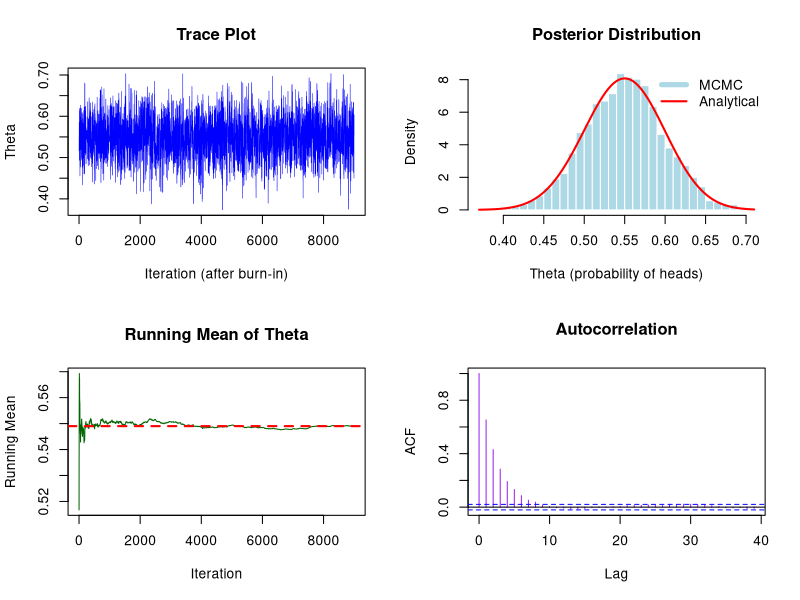

Source code (R):
## ---- chunk 1
# Metropolis Algorithm for Coin Flip Inference
# 100 flips: 55 heads, 45 tails
# Prior: Beta(1,1) which is uniform(0,1)

# Set seed for reproducibility
set.seed(123)

# Define observed data
n_flips <- 100      # Total number of coin flips
n_heads <- 55       # Observed number of heads
n_tails <- 45       # Observed number of tails (or n_flips - n_heads)

# Define parameters for Metropolis algorithm
n_iterations <- 10000  # Number of MCMC iterations
burn_in <- 1000        # Number of initial iterations to discard
proposal_sd <- 0.1     # Standard deviation for proposal distribution

# Initialize storage for samples
samples <- numeric(n_iterations)  # Vector to store sampled theta values
current_theta <- 0.5              # Starting value for theta (probability of heads)

# Define the prior distribution (Beta distribution)
# Beta(1,1) is uniform over [0,1], so density is 1 for all valid thetas
prior_density <- function(theta) {
  if (theta < 0 || theta > 1) return(0)  # Prior is 0 outside [0,1]
  dbeta(theta, 1, 1)  # Beta(1,1) density (always equals 1 for theta in [0,1])
}

# Define the likelihood function (binomial probability)
likelihood <- function(theta) {
  # Binomial likelihood: P(data|theta) = theta^{heads} * (1-theta)^{tails}
  # Using dbinom for numerical stability
  dbinom(n_heads, size = n_flips, prob = theta)
}

# Define the posterior density (up to proportionality constant)
posterior_density <- function(theta) {
  prior_density(theta) * likelihood(theta)  # Prior * Likelihood
}

# Metropolis algorithm main loop
for (i in 1:n_iterations) {
  
  # 1. Propose a new candidate value
  # Use normal distribution centered at current theta
  # Note: This can propose values outside [0,1]
  proposed_theta <- rnorm(1, mean = current_theta, sd = proposal_sd)
  
  # 2. Calculate acceptance ratio
  # Ratio of posterior densities: P(proposed)/P(current)
  # If proposed theta is invalid (outside [0,1]), posterior is 0
  if (proposed_theta < 0 || proposed_theta > 1) {
    acceptance_ratio <- 0  # Reject proposals outside valid range
  } else {
    acceptance_ratio <- posterior_density(proposed_theta) / 
                       posterior_density(current_theta)
  }
  
  # 3. Accept or reject the proposal
  # Generate uniform random number for acceptance decision
  u <- runif(1)
  if (u < acceptance_ratio) {
    current_theta <- proposed_theta  # Accept proposal
  }
  # If u >= acceptance_ratio, keep current_theta (implicitly)
  
  # 4. Store the current theta value
  samples[i] <- current_theta
}

# Discard burn-in samples
post_burn_samples <- samples[(burn_in + 1):n_iterations]

# Calculate posterior summary statistics
posterior_mean <- mean(post_burn_samples)
posterior_median <- median(post_burn_samples)
posterior_sd <- sd(post_burn_samples)

# Calculate 95% credible interval
credible_interval <- quantile(post_burn_samples, c(0.025, 0.975))

# Display results
cat("=== Metropolis Algorithm Results ===\n")
cat("Observed data: ", n_heads, "heads out of", n_flips, "flips\n")
cat("Posterior mean (probability of heads):", round(posterior_mean, 4), "\n")
cat("Posterior median:", round(posterior_median, 4), "\n")
cat("Posterior standard deviation:", round(posterior_sd, 4), "\n")
cat("95% Credible Interval: [", 
    round(credible_interval[1], 4), ", ", 
    round(credible_interval[2], 4), "]\n", sep = "")

# For comparison: Analytical solution with Beta-Binomial conjugacy
# Prior: Beta(1,1), Likelihood: Binomial(100, theta)
# Posterior: Beta(1 + 55, 1 + 45) = Beta(56, 46)
analytical_mean <- 56 / (56 + 46)
analytical_sd <- sqrt((56 * 46) / ((56 + 46)^2 * (56 + 46 + 1)))
cat("\n=== Analytical Solution (for comparison) ===\n")
cat("Beta(56, 46) posterior\n")
cat("Analytical mean:", round(analytical_mean, 4), "\n")
cat("Analytical SD:", round(analytical_sd, 4), "\n")

# Plotting the results
par(mfrow = c(2, 2))  # Create 2x2 grid of plots

# 1. Trace plot (shows MCMC sampling path)
plot(1:length(post_burn_samples), post_burn_samples, type = "l",
     xlab = "Iteration (after burn-in)", ylab = "Theta",
     main = "Trace Plot", col = "blue", lwd = 0.5)

# 2. Histogram of posterior samples
hist(post_burn_samples, breaks = 30, probability = TRUE,
     xlab = "Theta (probability of heads)", 
     main = "Posterior Distribution",
     col = "lightblue", border = "white")
# Add analytical posterior density curve
curve(dbeta(x, 56, 46), add = TRUE, col = "red", lwd = 2)
legend("topright", legend = c("MCMC", "Analytical"), 
       col = c("lightblue", "red"), lwd = c(5, 2), bty = "n")

# 3. Running mean (shows convergence)
running_mean <- cumsum(post_burn_samples) / (1:length(post_burn_samples))
plot(1:length(post_burn_samples), running_mean, type = "l",
     xlab = "Iteration", ylab = "Running Mean",
     main = "Running Mean of Theta",
     col = "darkgreen", lwd = 1)
abline(h = analytical_mean, col = "red", lty = 2, lwd = 2)

# 4. Autocorrelation plot
acf(post_burn_samples, main = "Autocorrelation", 
    xlab = "Lag", ylab = "ACF", col = "purple")

# Reset plot layout
par(mfrow = c(1, 1))

# Calculate effective sample size (ESS)
# ESS = n / (1 + 2*sum(autocorrelations))
# Rough estimate for demonstration
acf_vals <- acf(post_burn_samples, plot = FALSE)$acf
ess <- length(post_burn_samples) / (1 + 2 * sum(acf_vals[-1]))
cat("\nEffective Sample Size (approximate):", round(ess, 0), "\n")
